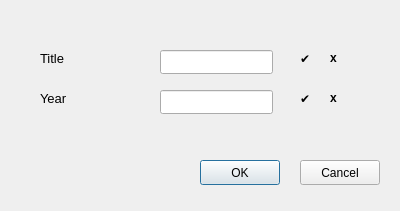
<?xml version="1.0" encoding="UTF-8"?>
<ui version="4.0">
 <class>DeleteDialog</class>
 <widget class="QDialog" name="DeleteDialog">
  <property name="geometry">
   <rect>
    <x>0</x>
    <y>0</y>
    <width>400</width>
    <height>211</height>
   </rect>
  </property>
  <property name="windowTitle">
   <string>Delete MENU</string>
  </property>
  <property name="windowIcon">
   <iconset resource="qtresource.qrc">
    <normaloff>:/png/icon.png</normaloff>:/png/icon.png</iconset>
  </property>
  <widget class="QPushButton" name="addBtn">
   <property name="geometry">
    <rect>
     <x>200</x>
     <y>160</y>
     <width>80</width>
     <height>25</height>
    </rect>
   </property>
   <property name="text">
    <string>OK</string>
   </property>
  </widget>
  <widget class="QLineEdit" name="titleEdit">
   <property name="geometry">
    <rect>
     <x>160</x>
     <y>50</y>
     <width>113</width>
     <height>24</height>
    </rect>
   </property>
   <property name="font">
    <font>
     <pointsize>9</pointsize>
    </font>
   </property>
  </widget>
  <widget class="QLabel" name="label_3">
   <property name="geometry">
    <rect>
     <x>40</x>
     <y>90</y>
     <width>55</width>
     <height>16</height>
    </rect>
   </property>
   <property name="font">
    <font>
     <pointsize>10</pointsize>
    </font>
   </property>
   <property name="text">
    <string>Year</string>
   </property>
  </widget>
  <widget class="QLineEdit" name="yearEdit">
   <property name="geometry">
    <rect>
     <x>160</x>
     <y>90</y>
     <width>113</width>
     <height>24</height>
    </rect>
   </property>
   <property name="font">
    <font>
     <pointsize>9</pointsize>
    </font>
   </property>
  </widget>
  <widget class="QPushButton" name="cancelBtn">
   <property name="geometry">
    <rect>
     <x>300</x>
     <y>160</y>
     <width>80</width>
     <height>25</height>
    </rect>
   </property>
   <property name="text">
    <string>Cancel</string>
   </property>
  </widget>
  <widget class="QLabel" name="label">
   <property name="geometry">
    <rect>
     <x>40</x>
     <y>50</y>
     <width>55</width>
     <height>16</height>
    </rect>
   </property>
   <property name="font">
    <font>
     <pointsize>10</pointsize>
    </font>
   </property>
   <property name="text">
    <string>Title</string>
   </property>
  </widget>
  <widget class="QLabel" name="label_9">
   <property name="geometry">
    <rect>
     <x>330</x>
     <y>90</y>
     <width>21</width>
     <height>16</height>
    </rect>
   </property>
   <property name="font">
    <font>
     <pointsize>9</pointsize>
     <weight>75</weight>
     <bold>true</bold>
    </font>
   </property>
   <property name="visible">
    <bool>false</bool>
   </property>
   <property name="text">
    <string>x</string>
   </property>
  </widget>
  <widget class="QLabel" name="label_6">
   <property name="geometry">
    <rect>
     <x>300</x>
     <y>90</y>
     <width>21</width>
     <height>16</height>
    </rect>
   </property>
   <property name="visible">
    <bool>false</bool>
   </property>
   <property name="text">
    <string>✔</string>
   </property>
  </widget>
  <widget class="QLabel" name="label_7">
   <property name="geometry">
    <rect>
     <x>330</x>
     <y>50</y>
     <width>21</width>
     <height>16</height>
    </rect>
   </property>
   <property name="font">
    <font>
     <pointsize>9</pointsize>
     <weight>75</weight>
     <bold>true</bold>
    </font>
   </property>
   <property name="visible">
    <bool>false</bool>
   </property>
   <property name="text">
    <string>x</string>
   </property>
  </widget>
  <widget class="QLabel" name="label_4">
   <property name="geometry">
    <rect>
     <x>300</x>
     <y>50</y>
     <width>21</width>
     <height>16</height>
    </rect>
   </property>
   <property name="visible">
    <bool>false</bool>
   </property>
   <property name="text">
    <string>✔</string>
   </property>
  </widget>
 </widget>
 <resources>
  <include location="qtresource.qrc"/>
 </resources>
 <connections/>
</ui>
